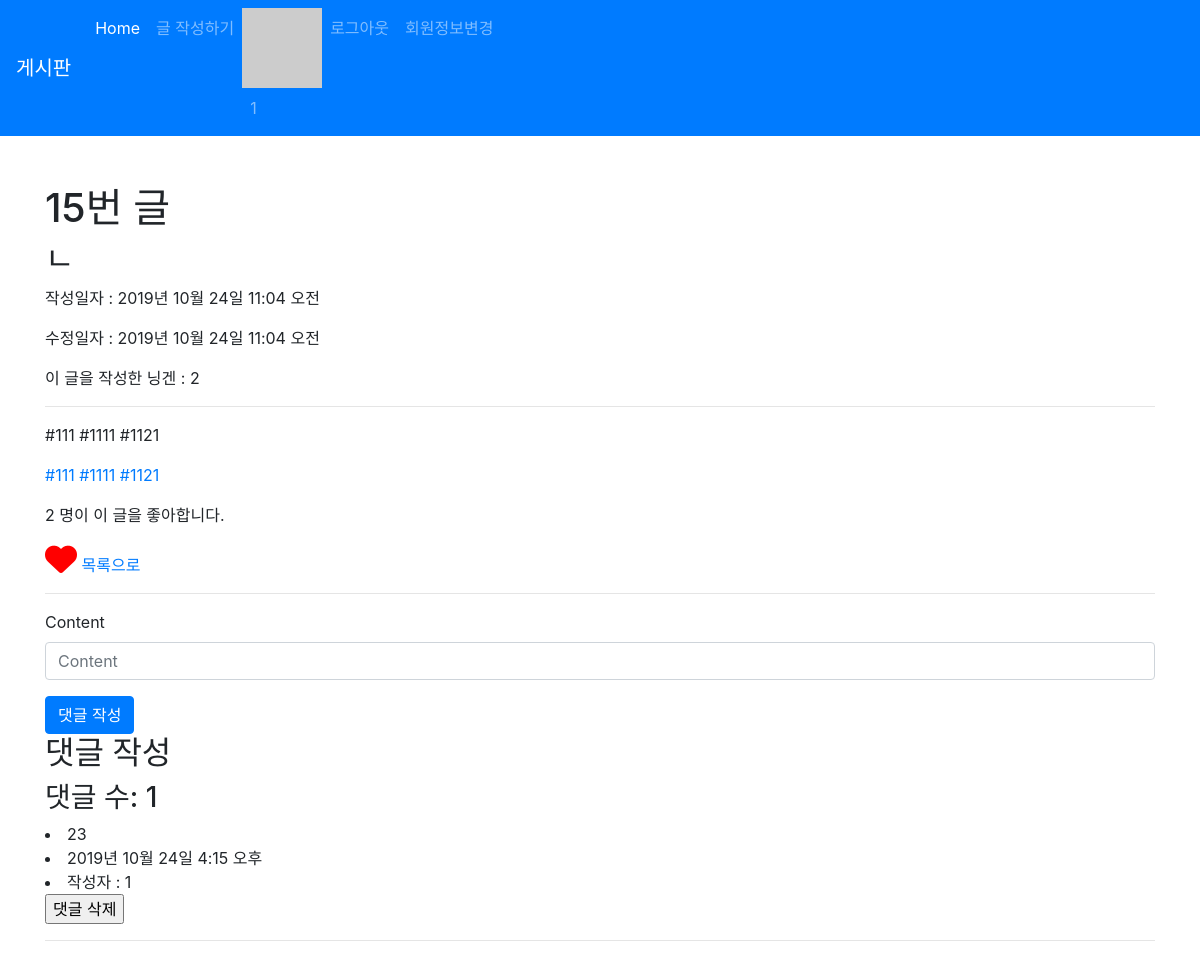
The app's page /articles/15/ (signed in) with its own data.
### accounts/models.py (models this page shows)
class User(AbstractUser):  # 확장 가능성을 위해 직접 만들어서 사용 권장
    followers = models.ManyToManyField(settings.AUTH_USER_MODEL, related_name='followings', blank=True)

### articles/models.py (models this page shows, shortened)
class Article(models.Model):
    title = models.CharField(max_length=10)
    content = models.TextField()
    image = models.ImageField(blank=True)
    image_thumbnail = ImageSpecField(
        processors=[ResizeToFill(300, 300)],   #
        format='JPEG',   # format 옵션
        options={'quality': 80}  # 압축 퀄리티
    )
    created_at = models.DateTimeField(auto_now_add=True)
    updated_at = models.DateTimeField(auto_now=True)
    user = models.ForeignKey(settings.AUTH_USER_MODEL, on_delete=models.CASCADE)  # 로그인된 User객체 저장
    like_users = models.ManyToManyField(settings.AUTH_USER_MODEL, related_name='like_articles', blank=True)
    hashtags = models.ManyToManyField(HashTag, related_name='articles', blank=True)

class HashTag(models.Model):
    content = models.TextField(unique=True)

class Comment(models.Model):
    content = models.CharField(max_length=140)
    created_at = models.DateTimeField(auto_now_add=True)
    article = models.ForeignKey(Article, on_delete=models.CASCADE)
    user = models.ForeignKey(settings.AUTH_USER_MODEL, on_delete=models.CASCADE)

### articles/views.py (the view)
# urls.py: path('<int:article_pk>/', views.detail, name='detail'),
def detail(request, article_pk):
    article = get_object_or_404(Article, pk=article_pk)
    comments = article.comment_set.all()
    comment_form = CommentForm()
    a = ['22', '33', '44']
    context = {
        'article': article,
        'comments': comments,
        'comment_form': comment_form,
        'a': a
    }
    return render(request, 'articles/detail.html', context)

### articles/forms.py
class CommentForm(forms.ModelForm):
    class Meta:
        model = Comment
        exclude=('article','user',)

### articles/templatetags/gravatar.py (called while the page is built)
@register.filter
def makehash(user):
    email = user.email
    social_user = user.socialaccount_set.all().first()
    if social_user:
        return social_user.extra_data.get('properties').get('profile_image')
    return 'https://www.gravatar.com/avatar/' + hashlib.md5(email.strip().lower().encode('utf-8')).hexdigest()

### articles/templatetags/hashtag.py (called while the page is built)
@register.filter
def make_link(article):
    content = article.content + ' '
    hashtags = article.hashtags.all()
    for hashtag in hashtags:
        content = content.replace(hashtag.content+' ', f'<a href="/hashtags/{hashtag.pk}/"> {hashtag.content}</a>')
    return content

### articles/templates/articles/detail.html (shortened to what this page needs)
{% extends 'articles/base.html' %}
{% block body %}
{% load bootstrap4 %}
<h1>{{ article.id }}번 글</h1>
<h2>{{ article.title }}</h2>
<p>작성일자 : {{ article.created_at }}</p>
<p>수정일자 : {{ article.updated_at }}</p>
<p>이 글을 작성한 닝겐 : {{article.user}}</p>
<hr>
<p>{{ article.content|linebreaksbr }}</p>
{% load hashtag %}
<p>{{ article|make_link|safe }} </p>
<p><span id="like-count">{{article.like_users.count}}</span> 명이 이 글을 좋아합니다.</p>
{% if user in article.like_users.all%}
<i id="like-button" data-id="{{article.id}}" class="fas fa-heart fa-2x" style="color: red;"></i>
{% else %}
<i id="like-button" data-id="{{article.id}}" class="far fa-heart fa-2x" style="color: red;"></i>
{% endif %}
<a href="{% url 'articles:index' %}">목록으로</a>
<hr>
<form action="{% url 'articles:comment_create' article.pk %}" method='POST'>
    {% bootstrap_form comment_form %}
    {% buttons %}
    <button type="submit" class="btn btn-primary">댓글 작성</button>
    {% endbuttons %}
</form>
<h2>댓글 작성</h2>
<h3>댓글 수: {{comments.count}}</h3>
{% for comment in comments %}
<li>{{comment.content}}</li>
<li>{{comment.created_at}}</li>
<li>작성자 : {{comment.user}}</li>
{% if comment.user == user %}
<form action="{% url 'articles:comment_delete' article.pk comment.pk %}" method='POST'>
    <input type="submit" value="댓글 삭제">
</form>
{% endif %}
<hr>
{% empty %}
<p>댓글이 없다.</p>
{% endfor %}
{% endblock %}

### articles/templates/_navbar.html (shortened to what this page needs)
<nav class="navbar navbar-expand-lg navbar-dark bg-primary">
    <a class="navbar-brand" href="/articles/">게시판</a>
    <div class="collapse navbar-collapse" id="navbarNav">
      <ul class="navbar-nav">
        <li class="nav-item active">
          <a class="nav-link" href="/articles/">Home <span class="sr-only">(current)</span></a>
        </li>
        {% if user.is_authenticated %}
        <li class="nav-item">
          <a class="nav-link" href="/articles/create/">글 작성하기</a>
        </li>
        {% else %}
        {% comment %} <li class="nav-item">
          <a class="nav-link disabled" href="/articles/create/">글 작성하기</a>
        </li> {% endcomment %}
        {% endif %}
        {% if user.is_authenticated %}
        <li class="nav-item">
          {% load gravatar %}
          <img src="{{ user|makehash }}" alt="">
          <a class="nav-link" href="{% url 'accounts:profile' user.pk %}">{{ user.username }} </a>
        </li>
        <li class="nav-item">
          <a class="nav-link" href="{% url "accounts:logout" %}">로그아웃 </a>
        </li>
        <li class="nav-item">
          <a class="nav-link" href="{% url "accounts:update" %}">회원정보변경 </a>
        </li>
        {% endif %}
      </ul>
    </div>
  </nav>

### records on screen
User: username "1"
Article: id "15", title "ㄴ", created_at "2019년 10월 24일 11:04 오전", updated_at "2019년 10월 24일 11:04 오전", user "2", content "#111 #1111 #1121", content+id "#111 #1111 #1121", like_users.count "2", count "1"
Comment: content "23", created_at "2019년 10월 24일 4:15 오후", user "1"
